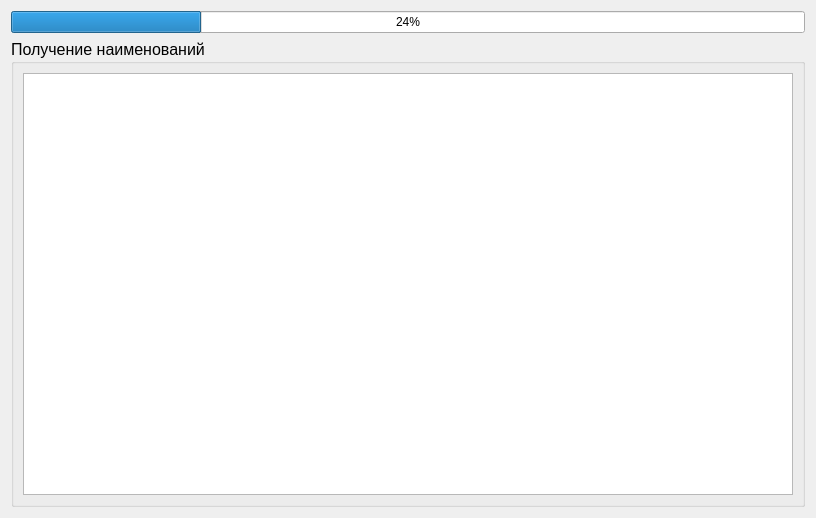
<?xml version="1.0" encoding="UTF-8"?>
<ui version="4.0">
 <class>ViewProgressForm</class>
 <widget class="QWidget" name="ViewProgressForm">
  <property name="geometry">
   <rect>
    <x>0</x>
    <y>0</y>
    <width>816</width>
    <height>518</height>
   </rect>
  </property>
  <property name="windowTitle">
   <string>Form</string>
  </property>
  <layout class="QGridLayout" name="gridLayout_2">
   <item row="0" column="0">
    <widget class="QProgressBar" name="progressBarGetFuel">
     <property name="value">
      <number>24</number>
     </property>
     <property name="alignment">
      <set>Qt::AlignCenter</set>
     </property>
     <property name="orientation">
      <enum>Qt::Horizontal</enum>
     </property>
     <property name="invertedAppearance">
      <bool>false</bool>
     </property>
    </widget>
   </item>
   <item row="1" column="0">
    <widget class="QGroupBox" name="groupBoxProgress">
     <property name="font">
      <font>
       <pointsize>12</pointsize>
      </font>
     </property>
     <property name="title">
      <string>Получение наименований</string>
     </property>
     <property name="flat">
      <bool>false</bool>
     </property>
     <property name="checkable">
      <bool>false</bool>
     </property>
     <layout class="QGridLayout" name="gridLayout">
      <item row="1" column="0">
       <widget class="QTableWidget" name="tableWidget">
        <property name="frameShape">
         <enum>QFrame::StyledPanel</enum>
        </property>
        <property name="frameShadow">
         <enum>QFrame::Sunken</enum>
        </property>
        <property name="lineWidth">
         <number>1</number>
        </property>
        <property name="midLineWidth">
         <number>0</number>
        </property>
        <property name="editTriggers">
         <set>QAbstractItemView::NoEditTriggers</set>
        </property>
        <property name="selectionMode">
         <enum>QAbstractItemView::NoSelection</enum>
        </property>
        <property name="iconSize">
         <size>
          <width>32</width>
          <height>32</height>
         </size>
        </property>
        <property name="cornerButtonEnabled">
         <bool>true</bool>
        </property>
       </widget>
      </item>
     </layout>
    </widget>
   </item>
  </layout>
 </widget>
 <resources/>
 <connections/>
</ui>
